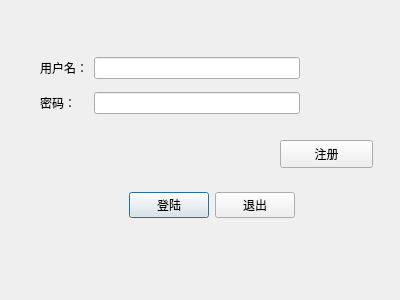
<?xml version="1.0" encoding="UTF-8"?>
<ui version="4.0">
 <class>Dialog</class>
 <widget class="QDialog" name="Dialog">
  <property name="geometry">
   <rect>
    <x>0</x>
    <y>0</y>
    <width>400</width>
    <height>300</height>
   </rect>
  </property>
  <property name="windowTitle">
   <string>Dialog</string>
  </property>
  <property name="styleSheet">
   <string notr="true">font: 9pt &quot;微软雅黑&quot;;</string>
  </property>
  <widget class="QWidget" name="widget_2" native="true">
   <property name="geometry">
    <rect>
     <x>80</x>
     <y>180</y>
     <width>215</width>
     <height>50</height>
    </rect>
   </property>
   <layout class="QHBoxLayout" name="horizontalLayout">
    <item>
     <spacer name="horizontalSpacer">
      <property name="orientation">
       <enum>Qt::Horizontal</enum>
      </property>
      <property name="sizeHint" stdset="0">
       <size>
        <width>40</width>
        <height>20</height>
       </size>
      </property>
     </spacer>
    </item>
    <item>
     <widget class="QPushButton" name="logInPushButton">
      <property name="text">
       <string>登陆</string>
      </property>
     </widget>
    </item>
    <item>
     <widget class="QPushButton" name="exitPushButton">
      <property name="text">
       <string>退出</string>
      </property>
     </widget>
    </item>
   </layout>
  </widget>
  <widget class="QPushButton" name="registerPushButton">
   <property name="geometry">
    <rect>
     <x>280</x>
     <y>140</y>
     <width>93</width>
     <height>28</height>
    </rect>
   </property>
   <property name="text">
    <string>注册</string>
   </property>
  </widget>
  <widget class="QWidget" name="widget" native="true">
   <property name="geometry">
    <rect>
     <x>40</x>
     <y>50</y>
     <width>260</width>
     <height>71</height>
    </rect>
   </property>
   <layout class="QGridLayout" name="gridLayout">
    <item row="0" column="1">
     <widget class="QLineEdit" name="userNameLineEdit">
      <property name="styleSheet">
       <string notr="true"/>
      </property>
      <property name="placeholderText">
       <string/>
      </property>
      <property name="clearButtonEnabled">
       <bool>true</bool>
      </property>
     </widget>
    </item>
    <item row="1" column="1">
     <widget class="QLineEdit" name="passWordLineEdit">
      <property name="text">
       <string/>
      </property>
      <property name="echoMode">
       <enum>QLineEdit::Password</enum>
      </property>
      <property name="placeholderText">
       <string/>
      </property>
      <property name="clearButtonEnabled">
       <bool>true</bool>
      </property>
     </widget>
    </item>
    <item row="0" column="0">
     <widget class="QLabel" name="userNameLabel">
      <property name="text">
       <string>用户名：</string>
      </property>
     </widget>
    </item>
    <item row="1" column="0">
     <widget class="QLabel" name="passWordLabel">
      <property name="text">
       <string>密码：</string>
      </property>
     </widget>
    </item>
   </layout>
  </widget>
 </widget>
 <resources/>
 <connections/>
</ui>
